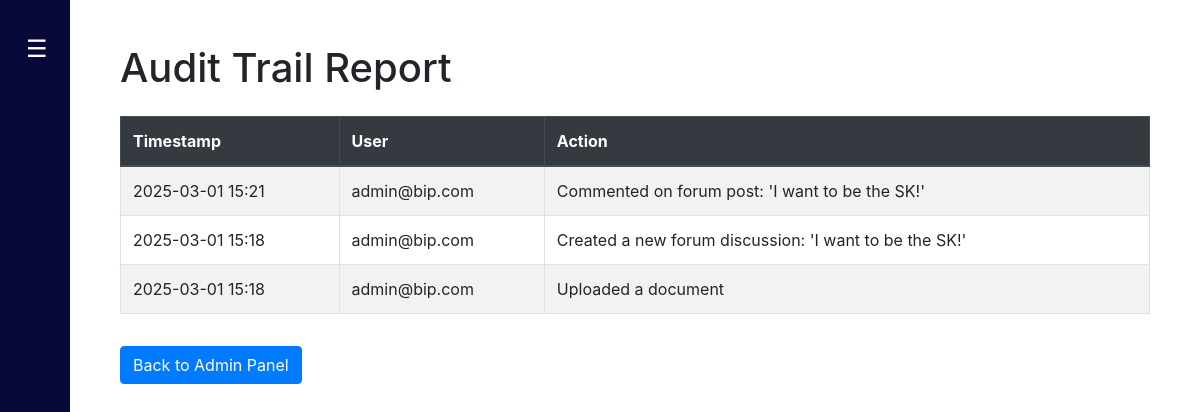
The app's page /admin/audit-report (signed in), older data.
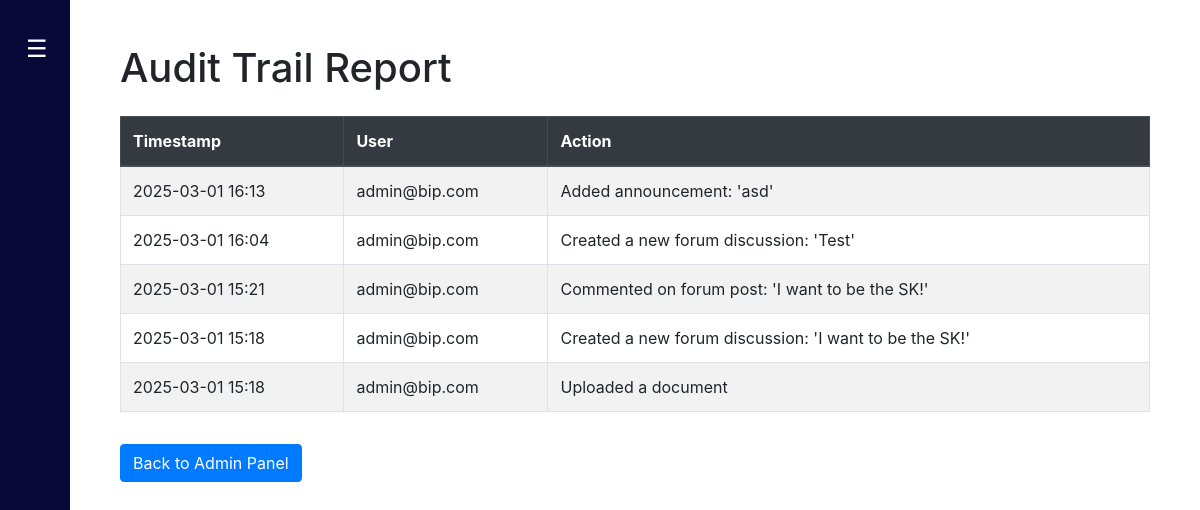
The same page, newer data.
### Website/models.py (models this page shows)
class AuditTrail(db.Model):
    id = db.Column(db.Integer, primary_key=True)
    timestamp = db.Column(db.DateTime, default=datetime.utcnow)
    user_email = db.Column(db.String(150))
    action = db.Column(db.String(500))

### Website/views.py (the view)
@views.route('/admin/audit-report')
@login_required
def audit_report():
    if not current_user.is_admin:
        flash("Access denied!", "error")
        return redirect(url_for('views.home'))
    logs = AuditTrail.query.order_by(AuditTrail.timestamp.desc()).all()
    return render_template('audit_report.html', audit_logs=logs, user=current_user)

### Website/templates/audit_report.html (shortened to what this page needs)
{% extends "base.html" %}
{% block content %}
<div class="container mt-4">
    <h1 class="mb-4">Audit Trail Report</h1>
    {% if audit_logs %}
    <table class="table table-striped table-bordered">
        <thead class="thead-dark">
            <tr>
                <th>Timestamp</th>
                <th>User</th>
                <th>Action</th>
            </tr>
        </thead>
        <tbody>
            {% for log in audit_logs %}
            <tr>
                <td>{{ log.timestamp.strftime('%Y-%m-%d %H:%M') }}</td>
                <td>{{ log.user_email }}</td>
                <td>{{ log.action }}</td>
            </tr>
            {% endfor %}
        </tbody>
    </table>
    {% else %}
    <p class="text-center text-muted">No audit logs available.</p>
    {% endif %}
    <a href="{{ url_for('views.admin_panel') }}" class="btn btn-primary mt-3">Back to Admin Panel</a>
</div>
{% endblock %}

Row changes from the older to the newer data that the page shows:
added AuditTrail: timestamp "2025-03-01 16:13", user_email "admin@bip.com", action "Added announcement: 'asd'"
added AuditTrail: timestamp "2025-03-01 16:04", user_email "admin@bip.com", action "Created a new forum discussion: 'Test'"
